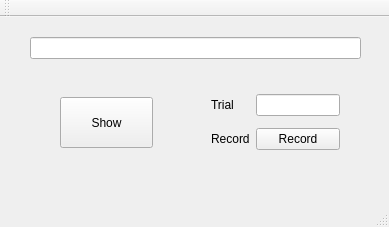
<?xml version="1.0" encoding="UTF-8"?>
<ui version="4.0">
 <class>LeapMotionVideo</class>
 <widget class="QMainWindow" name="LeapMotionVideo">
  <property name="geometry">
   <rect>
    <x>0</x>
    <y>0</y>
    <width>389</width>
    <height>227</height>
   </rect>
  </property>
  <property name="windowTitle">
   <string>LeapMotionVideo</string>
  </property>
  <widget class="QWidget" name="centralWidget">
   <widget class="QLineEdit" name="sysInfo">
    <property name="geometry">
     <rect>
      <x>30</x>
      <y>20</y>
      <width>331</width>
      <height>22</height>
     </rect>
    </property>
   </widget>
   <widget class="QPushButton" name="pushButton">
    <property name="geometry">
     <rect>
      <x>60</x>
      <y>80</y>
      <width>93</width>
      <height>51</height>
     </rect>
    </property>
    <property name="text">
     <string>Show</string>
    </property>
   </widget>
   <widget class="QWidget" name="gridLayoutWidget">
    <property name="geometry">
     <rect>
      <x>200</x>
      <y>60</y>
      <width>151</width>
      <height>91</height>
     </rect>
    </property>
    <layout class="QGridLayout" name="gridLayout">
     <item row="1" column="1">
      <widget class="QPushButton" name="BtnRecord">
       <property name="text">
        <string>Record</string>
       </property>
      </widget>
     </item>
     <item row="1" column="0">
      <widget class="QLabel" name="label_2">
       <property name="text">
        <string>Record</string>
       </property>
      </widget>
     </item>
     <item row="0" column="0">
      <widget class="QLabel" name="label_3">
       <property name="text">
        <string>Trial</string>
       </property>
      </widget>
     </item>
     <item row="0" column="1">
      <widget class="QLineEdit" name="lineEdit"/>
     </item>
    </layout>
   </widget>
  </widget>
  <widget class="QMenuBar" name="menuBar">
   <property name="geometry">
    <rect>
     <x>0</x>
     <y>0</y>
     <width>389</width>
     <height>26</height>
    </rect>
   </property>
  </widget>
  <widget class="QToolBar" name="mainToolBar">
   <attribute name="toolBarArea">
    <enum>TopToolBarArea</enum>
   </attribute>
   <attribute name="toolBarBreak">
    <bool>false</bool>
   </attribute>
  </widget>
  <widget class="QStatusBar" name="statusBar"/>
 </widget>
 <layoutdefault spacing="6" margin="11"/>
 <resources/>
 <connections/>
</ui>
